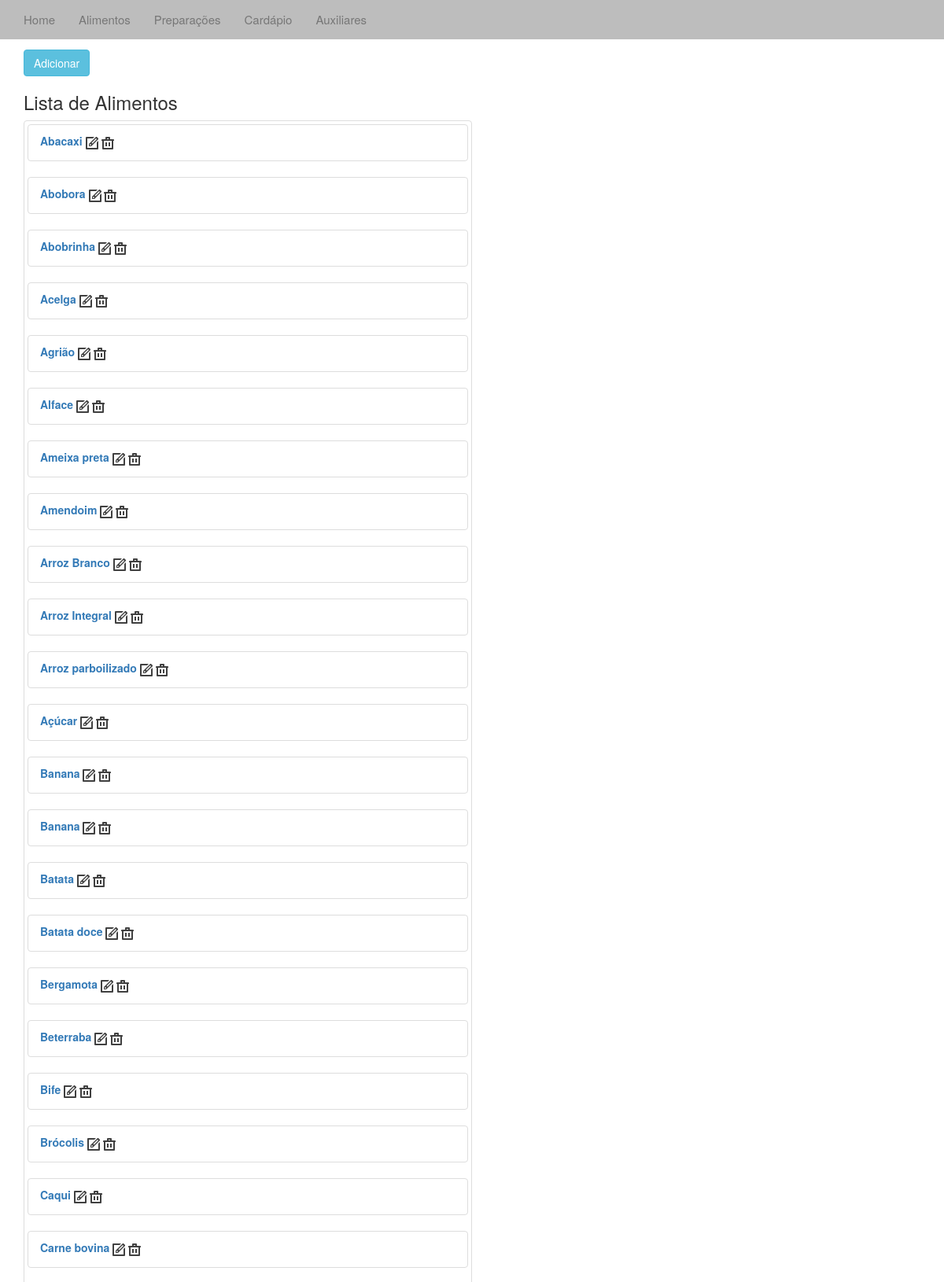
/alimentos/ (upper part), run on the app's committed database.
### cardapio/models.py (models this page shows, shortened)
class Alimentos(models.Model):
	desc = models.CharField(max_length=20)
	cat_alimento = models.ForeignKey(Aux)
	cor = models.CharField(max_length=10)

### cardapio/views.py (the view)
# urls.py: url(r'^alimentos/', 'cardapio.views.alimentos', name='alimentos'),
def alimentos(request):
	al_list = Alimentos.objects.all().order_by('desc')
	context = {'al_list':al_list}
	return render_to_response('alimentos.html', context)

### templates/alimentos.html (shortened to what this page needs)
{% extends "base.html" %}
{% block body%}
{% load static %}
<div class="container-fluid">
	<div class="container">
			<h2>Auxiliares</h2>
			<a href="/addalimento/"><button type="button" class="btn btn-info">Adicionar</button></a>
			<h3>Lista de Alimentos</h3>
		{% if al_list %}
		<div class="thumbnail col-sm-6">
			{% for a in al_list %}
			<ul class="list-group">
			<li class="list-group-item"><a href="/veralimento/{{ a.id }}"> <label>{{ a.desc }}</label> </a>
				<a href="/editalimento/{{ a.id }}"><img src="{% static "img/edit.png" %}" style="display:inline-block" /></a>
				<a href="/deletealimento/{{ a.id }}"><img src="{% static "img/delete.png" %}" style="display:inline-block" /></a>
			</li>
			</ul>
			{% endfor %}
		{% endif %}
	</div>
</div>
{% endblock %}

### data on the page
Alimentos: desc "Abacaxi"
Alimentos: desc "Abobora"
Alimentos: desc "Abobrinha"
Alimentos: desc "Acelga"
Alimentos: desc "Agrião"
Alimentos: desc "Alface"
Alimentos: desc "Ameixa preta"
Alimentos: desc "Amendoim"
Alimentos: desc "Arroz Branco"
Alimentos: desc "Arroz Integral"
Alimentos: desc "Arroz parboilizado"
Alimentos: desc "Açúcar"
Alimentos: desc "Banana"
Alimentos: desc "Banana"
Alimentos: desc "Batata"
Alimentos: desc "Batata doce"
Alimentos: desc "Bergamota"
Alimentos: desc "Beterraba"
Alimentos: desc "Bife"
Alimentos: desc "Brócolis"
Alimentos: desc "Caqui"
Alimentos: desc "Carne bovina"
